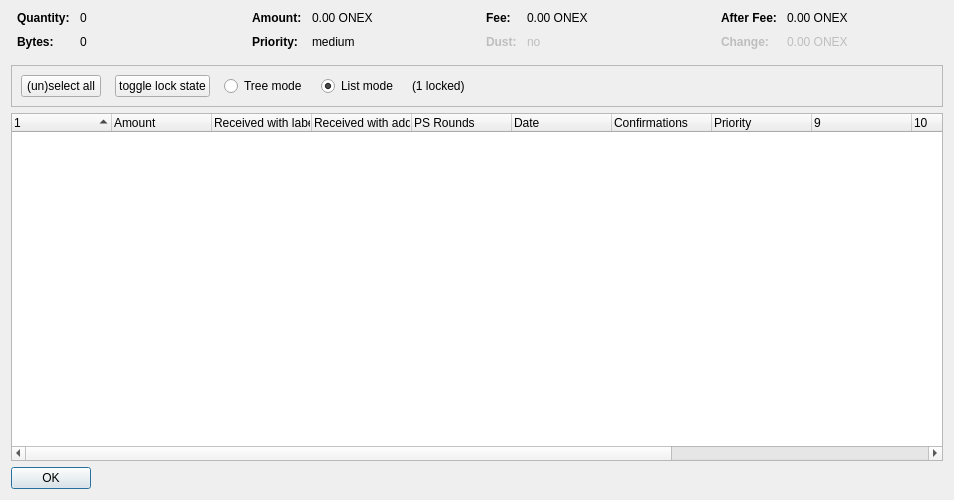
<?xml version="1.0" encoding="UTF-8"?>
<ui version="4.0">
 <class>CoinControlDialog</class>
 <widget class="QDialog" name="CoinControlDialog">
  <property name="geometry">
   <rect>
    <x>0</x>
    <y>0</y>
    <width>954</width>
    <height>500</height>
   </rect>
  </property>
  <property name="windowTitle">
   <string>Coin Selection</string>
  </property>
  <layout class="QVBoxLayout" name="verticalLayout">
   <item>
    <layout class="QHBoxLayout" name="horizontalLayoutTop" stretch="0,0,0,0">
     <property name="topMargin">
      <number>0</number>
     </property>
     <property name="bottomMargin">
      <number>10</number>
     </property>
     <item>
      <layout class="QFormLayout" name="formLayoutCoinControl1">
       <property name="horizontalSpacing">
        <number>10</number>
       </property>
       <property name="verticalSpacing">
        <number>10</number>
       </property>
       <property name="leftMargin">
        <number>6</number>
       </property>
       <property name="rightMargin">
        <number>6</number>
       </property>
       <item row="0" column="0">
        <widget class="QLabel" name="labelCoinControlQuantityText">
         <property name="font">
          <font>
           <weight>75</weight>
           <bold>true</bold>
          </font>
         </property>
         <property name="text">
          <string>Quantity:</string>
         </property>
        </widget>
       </item>
       <item row="0" column="1">
        <widget class="QLabel" name="labelCoinControlQuantity">
         <property name="cursor">
          <cursorShape>IBeamCursor</cursorShape>
         </property>
         <property name="contextMenuPolicy">
          <enum>Qt::ActionsContextMenu</enum>
         </property>
         <property name="text">
          <string notr="true">0</string>
         </property>
         <property name="textInteractionFlags">
          <set>Qt::LinksAccessibleByMouse|Qt::TextSelectableByKeyboard|Qt::TextSelectableByMouse</set>
         </property>
        </widget>
       </item>
       <item row="1" column="0">
        <widget class="QLabel" name="labelCoinControlBytesText">
         <property name="font">
          <font>
           <weight>75</weight>
           <bold>true</bold>
          </font>
         </property>
         <property name="text">
          <string>Bytes:</string>
         </property>
        </widget>
       </item>
       <item row="1" column="1">
        <widget class="QLabel" name="labelCoinControlBytes">
         <property name="cursor">
          <cursorShape>IBeamCursor</cursorShape>
         </property>
         <property name="contextMenuPolicy">
          <enum>Qt::ActionsContextMenu</enum>
         </property>
         <property name="text">
          <string notr="true">0</string>
         </property>
         <property name="textInteractionFlags">
          <set>Qt::LinksAccessibleByMouse|Qt::TextSelectableByKeyboard|Qt::TextSelectableByMouse</set>
         </property>
        </widget>
       </item>
      </layout>
     </item>
     <item>
      <layout class="QFormLayout" name="formLayoutCoinControl2">
       <property name="horizontalSpacing">
        <number>10</number>
       </property>
       <property name="verticalSpacing">
        <number>10</number>
       </property>
       <property name="leftMargin">
        <number>6</number>
       </property>
       <property name="rightMargin">
        <number>6</number>
       </property>
       <item row="0" column="0">
        <widget class="QLabel" name="labelCoinControlAmountText">
         <property name="font">
          <font>
           <weight>75</weight>
           <bold>true</bold>
          </font>
         </property>
         <property name="text">
          <string>Amount:</string>
         </property>
        </widget>
       </item>
       <item row="0" column="1">
        <widget class="QLabel" name="labelCoinControlAmount">
         <property name="cursor">
          <cursorShape>IBeamCursor</cursorShape>
         </property>
         <property name="contextMenuPolicy">
          <enum>Qt::ActionsContextMenu</enum>
         </property>
         <property name="text">
          <string notr="true">0.00 ONEX</string>
         </property>
         <property name="textInteractionFlags">
          <set>Qt::LinksAccessibleByMouse|Qt::TextSelectableByKeyboard|Qt::TextSelectableByMouse</set>
         </property>
        </widget>
       </item>
       <item row="1" column="0">
        <widget class="QLabel" name="labelCoinControlPriorityText">
         <property name="font">
          <font>
           <weight>75</weight>
           <bold>true</bold>
          </font>
         </property>
         <property name="text">
          <string>Priority:</string>
         </property>
        </widget>
       </item>
       <item row="1" column="1">
        <widget class="QLabel" name="labelCoinControlPriority">
         <property name="cursor">
          <cursorShape>IBeamCursor</cursorShape>
         </property>
         <property name="contextMenuPolicy">
          <enum>Qt::ActionsContextMenu</enum>
         </property>
         <property name="text">
          <string>medium</string>
         </property>
         <property name="textInteractionFlags">
          <set>Qt::LinksAccessibleByMouse|Qt::TextSelectableByKeyboard|Qt::TextSelectableByMouse</set>
         </property>
        </widget>
       </item>
      </layout>
     </item>
     <item>
      <layout class="QFormLayout" name="formLayoutCoinControl3">
       <property name="horizontalSpacing">
        <number>10</number>
       </property>
       <property name="verticalSpacing">
        <number>10</number>
       </property>
       <property name="leftMargin">
        <number>6</number>
       </property>
       <property name="rightMargin">
        <number>6</number>
       </property>
       <item row="0" column="0">
        <widget class="QLabel" name="labelCoinControlFeeText">
         <property name="font">
          <font>
           <weight>75</weight>
           <bold>true</bold>
          </font>
         </property>
         <property name="text">
          <string>Fee:</string>
         </property>
        </widget>
       </item>
       <item row="0" column="1">
        <widget class="QLabel" name="labelCoinControlFee">
         <property name="cursor">
          <cursorShape>IBeamCursor</cursorShape>
         </property>
         <property name="contextMenuPolicy">
          <enum>Qt::ActionsContextMenu</enum>
         </property>
         <property name="text">
          <string notr="true">0.00 ONEX</string>
         </property>
         <property name="textInteractionFlags">
          <set>Qt::LinksAccessibleByMouse|Qt::TextSelectableByKeyboard|Qt::TextSelectableByMouse</set>
         </property>
        </widget>
       </item>
       <item row="1" column="0">
        <widget class="QLabel" name="labelCoinControlLowOutputText">
         <property name="enabled">
          <bool>false</bool>
         </property>
         <property name="font">
          <font>
           <weight>75</weight>
           <bold>true</bold>
          </font>
         </property>
         <property name="text">
          <string>Dust:</string>
         </property>
        </widget>
       </item>
       <item row="1" column="1">
        <widget class="QLabel" name="labelCoinControlLowOutput">
         <property name="enabled">
          <bool>false</bool>
         </property>
         <property name="cursor">
          <cursorShape>IBeamCursor</cursorShape>
         </property>
         <property name="contextMenuPolicy">
          <enum>Qt::ActionsContextMenu</enum>
         </property>
         <property name="text">
          <string>no</string>
         </property>
         <property name="textInteractionFlags">
          <set>Qt::LinksAccessibleByMouse|Qt::TextSelectableByKeyboard|Qt::TextSelectableByMouse</set>
         </property>
        </widget>
       </item>
      </layout>
     </item>
     <item>
      <layout class="QFormLayout" name="formLayoutCoinControl4">
       <property name="horizontalSpacing">
        <number>10</number>
       </property>
       <property name="verticalSpacing">
        <number>10</number>
       </property>
       <property name="leftMargin">
        <number>6</number>
       </property>
       <property name="rightMargin">
        <number>6</number>
       </property>
       <item row="0" column="0">
        <widget class="QLabel" name="labelCoinControlAfterFeeText">
         <property name="font">
          <font>
           <weight>75</weight>
           <bold>true</bold>
          </font>
         </property>
         <property name="text">
          <string>After Fee:</string>
         </property>
        </widget>
       </item>
       <item row="0" column="1">
        <widget class="QLabel" name="labelCoinControlAfterFee">
         <property name="cursor">
          <cursorShape>IBeamCursor</cursorShape>
         </property>
         <property name="contextMenuPolicy">
          <enum>Qt::ActionsContextMenu</enum>
         </property>
         <property name="text">
          <string notr="true">0.00 ONEX</string>
         </property>
         <property name="textInteractionFlags">
          <set>Qt::LinksAccessibleByMouse|Qt::TextSelectableByKeyboard|Qt::TextSelectableByMouse</set>
         </property>
        </widget>
       </item>
       <item row="1" column="0">
        <widget class="QLabel" name="labelCoinControlChangeText">
         <property name="enabled">
          <bool>false</bool>
         </property>
         <property name="font">
          <font>
           <weight>75</weight>
           <bold>true</bold>
          </font>
         </property>
         <property name="text">
          <string>Change:</string>
         </property>
        </widget>
       </item>
       <item row="1" column="1">
        <widget class="QLabel" name="labelCoinControlChange">
         <property name="enabled">
          <bool>false</bool>
         </property>
         <property name="cursor">
          <cursorShape>IBeamCursor</cursorShape>
         </property>
         <property name="contextMenuPolicy">
          <enum>Qt::ActionsContextMenu</enum>
         </property>
         <property name="text">
          <string notr="true">0.00 ONEX</string>
         </property>
         <property name="textInteractionFlags">
          <set>Qt::LinksAccessibleByMouse|Qt::TextSelectableByKeyboard|Qt::TextSelectableByMouse</set>
         </property>
        </widget>
       </item>
      </layout>
     </item>
    </layout>
   </item>
   <item>
    <widget class="QFrame" name="frame">
     <property name="minimumSize">
      <size>
       <width>0</width>
       <height>40</height>
      </size>
     </property>
     <property name="frameShape">
      <enum>QFrame::StyledPanel</enum>
     </property>
     <property name="frameShadow">
      <enum>QFrame::Sunken</enum>
     </property>
     <layout class="QHBoxLayout" name="horizontalLayout">
      <item>
       <layout class="QHBoxLayout" name="horizontalLayoutPanel" stretch="0,0,0,0,0,0">
        <property name="spacing">
         <number>14</number>
        </property>
        <item>
         <widget class="QPushButton" name="pushButtonSelectAll">
          <property name="sizePolicy">
           <sizepolicy hsizetype="Maximum" vsizetype="Fixed">
            <horstretch>0</horstretch>
            <verstretch>0</verstretch>
           </sizepolicy>
          </property>
          <property name="text">
           <string>(un)select all</string>
          </property>
          <property name="autoDefault">
           <bool>false</bool>
          </property>
         </widget>
        </item>
        <item>
         <widget class="QPushButton" name="pushButtonToggleLock">
          <property name="sizePolicy">
           <sizepolicy hsizetype="Maximum" vsizetype="Fixed">
            <horstretch>0</horstretch>
            <verstretch>0</verstretch>
           </sizepolicy>
          </property>
          <property name="text">
           <string>toggle lock state</string>
          </property>
          <property name="autoDefault">
           <bool>false</bool>
          </property>
         </widget>
        </item>
        <item>
         <widget class="QRadioButton" name="radioTreeMode">
          <property name="sizePolicy">
           <sizepolicy hsizetype="Maximum" vsizetype="Fixed">
            <horstretch>0</horstretch>
            <verstretch>0</verstretch>
           </sizepolicy>
          </property>
          <property name="text">
           <string>Tree mode</string>
          </property>
         </widget>
        </item>
        <item>
         <widget class="QRadioButton" name="radioListMode">
          <property name="sizePolicy">
           <sizepolicy hsizetype="Maximum" vsizetype="Fixed">
            <horstretch>0</horstretch>
            <verstretch>0</verstretch>
           </sizepolicy>
          </property>
          <property name="text">
           <string>List mode</string>
          </property>
          <property name="checked">
           <bool>true</bool>
          </property>
         </widget>
        </item>
        <item>
         <widget class="QLabel" name="labelLocked">
          <property name="text">
           <string>(1 locked)</string>
          </property>
         </widget>
        </item>
        <item>
         <spacer name="horizontalSpacer">
          <property name="orientation">
           <enum>Qt::Horizontal</enum>
          </property>
          <property name="sizeHint" stdset="0">
           <size>
            <width>40</width>
            <height>20</height>
           </size>
          </property>
         </spacer>
        </item>
       </layout>
      </item>
     </layout>
    </widget>
   </item>
   <item>
    <widget class="CoinControlTreeWidget" name="treeWidget">
     <property name="contextMenuPolicy">
      <enum>Qt::CustomContextMenu</enum>
     </property>
     <property name="sortingEnabled">
      <bool>false</bool>
     </property>
     <property name="columnCount">
      <number>13</number>
     </property>
     <attribute name="headerShowSortIndicator" stdset="0">
      <bool>true</bool>
     </attribute>
     <attribute name="headerStretchLastSection">
      <bool>false</bool>
     </attribute>
     <column>
      <property name="text">
       <string/>
      </property>
     </column>
     <column>
      <property name="text">
       <string>Amount</string>
      </property>
     </column>
     <column>
      <property name="text">
       <string>Received with label</string>
      </property>
     </column>
     <column>
      <property name="text">
       <string>Received with address</string>
      </property>
     </column>
     <column>
      <property name="text">
       <string>PS Rounds</string>
      </property>
     </column>
     <column>
      <property name="text">
       <string>Date</string>
      </property>
     </column>
     <column>
      <property name="text">
       <string>Confirmations</string>
      </property>
      <property name="toolTip">
       <string>Confirmed</string>
      </property>
     </column>
     <column>
      <property name="text">
       <string>Priority</string>
      </property>
     </column>
     <column>
      <property name="text">
       <string/>
      </property>
     </column>
     <column>
      <property name="text">
       <string/>
      </property>
     </column>
     <column>
      <property name="text">
       <string/>
      </property>
     </column>
     <column>
      <property name="text">
       <string/>
      </property>
     </column>
     <column>
      <property name="text">
       <string/>
      </property>
     </column>
    </widget>
   </item>
   <item>
    <widget class="QDialogButtonBox" name="buttonBox">
     <property name="sizePolicy">
      <sizepolicy hsizetype="Maximum" vsizetype="Fixed">
       <horstretch>0</horstretch>
       <verstretch>0</verstretch>
      </sizepolicy>
     </property>
     <property name="orientation">
      <enum>Qt::Horizontal</enum>
     </property>
     <property name="standardButtons">
      <set>QDialogButtonBox::Ok</set>
     </property>
    </widget>
   </item>
  </layout>
 </widget>
 <customwidgets>
  <customwidget>
   <class>CoinControlTreeWidget</class>
   <extends>QTreeWidget</extends>
   <header>coincontroltreewidget.h</header>
  </customwidget>
 </customwidgets>
 <resources/>
 <connections/>
</ui>
